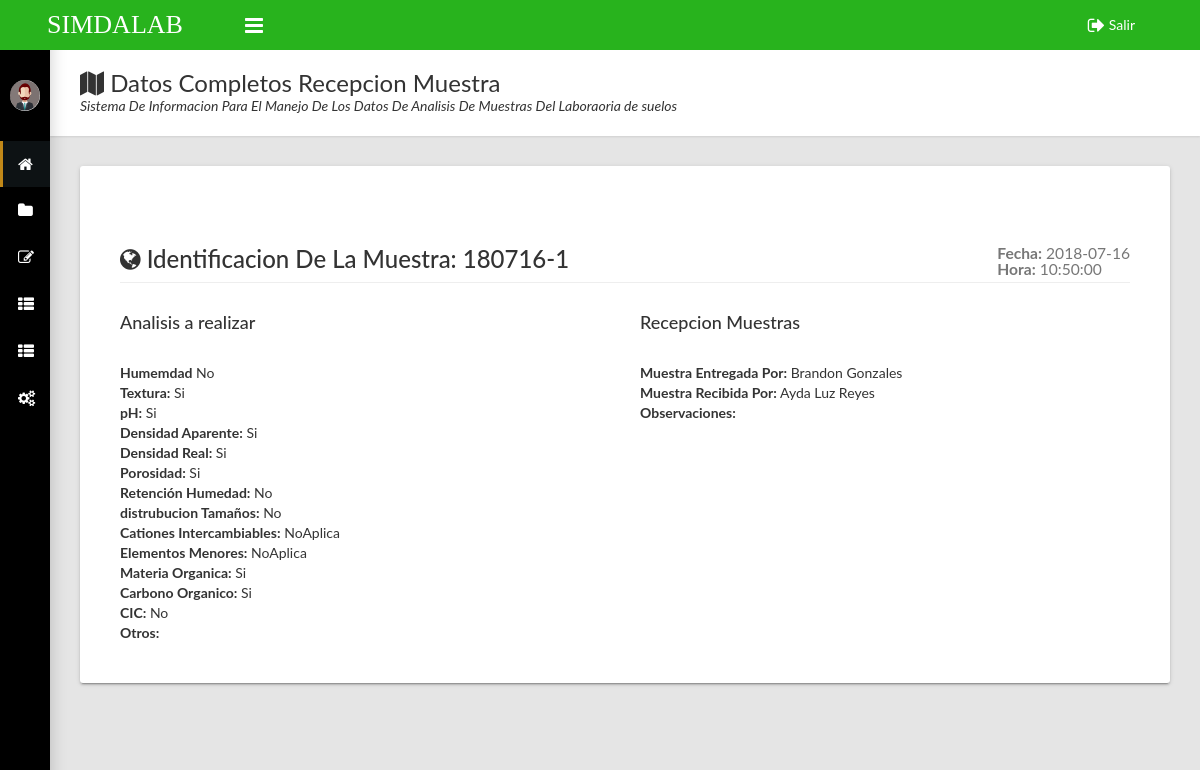
Page /pages/Administrador/consultar/Cons-Recepcion_Muestra/mostrar/most-recepcion.php?id=2 (signed in) on the committed database.
### tables this page shows
CREATE TABLE `recepcion_muestra` (
  `id_Recepcion_Muestra` bigint(20) NOT NULL,
  `Fecha` date NOT NULL,
  `Hora` time NOT NULL,
  `id_Toma_Muestra` bigint(20) NOT NULL,
  `Humedad` varchar(11) NOT NULL,
  `Textura` varchar(11) NOT NULL,
  `ph_Muestra` varchar(11) NOT NULL,
  `densidad_Aderente` varchar(11) NOT NULL,
  `densidad_Real` varchar(11) NOT NULL,
  `porosidad` varchar(11) NOT NULL,
  `retencion_Humedad` varchar(11) NOT NULL,
  `distrubucion_tamanos` varchar(11) NOT NULL,
  `cationes_Intercambiables` varchar(20) NOT NULL,
  `elementos_Menores` varchar(20) NOT NULL,
  `materia_Organica` varchar(11) NOT NULL,
  `carbono_organico` varchar(11) NOT NULL,
  `CIC` varchar(20) NOT NULL,
  `Otros` varchar(20) NOT NULL,
  `muestra_Entregada_Por` varchar(20) NOT NULL,
  `muestra_Recibida_Por` varchar(20) NOT NULL,
  `Observaciones` text NOT NULL
);

CREATE TABLE `toma_muestra` (
  `id_Toma_Muestra` bigint(20) NOT NULL,
  `fecha_Toma` date NOT NULL,
  `Hora` time NOT NULL,
  `id_Ficha` bigint(20) NOT NULL,
  `Proyecto` varchar(100) NOT NULL,
  `id_Instructor` bigint(20) NOT NULL COMMENT 'responsable de la muestra',
  `identificacion_Muestra` varchar(20) NOT NULL,
  `id_Lote` bigint(20) NOT NULL,
  `tipo_Topografia` varchar(30) NOT NULL,
  `profundidad_Muestra` float NOT NULL,
  `Humedad` float NOT NULL,
  `fuerza_penetracion` float NOT NULL,
  `profundidad_Campo` float NOT NULL,
  `Norte` double NOT NULL,
  `Occidente` double NOT NULL,
  `Altura` double NOT NULL,
  `responsable_Toma` varchar(60) NOT NULL,
  `Empresa` varchar(60) NOT NULL,
  `correo_Electronico` varchar(100) NOT NULL,
  `Telefono` varchar(20) NOT NULL,
  `responsable_Recibido` varchar(60) NOT NULL,
  `Observaciones` text NOT NULL
);

### pages/Administrador/consultar/Cons-Recepcion_Muestra/mostrar/most-recepcion.php (the view, shortened to what this page needs)
<?php
if (isset($_SESSION['ADMINISTRADOR']))
{
  include '../../../../../assets/conexion/conexion.php';
?>
<!DOCTYPE html>
<html>
  <head>
    <link rel="stylesheet" type="text/css" href="../../../../../assets/css/main.css">
  </head>
  <body class="sidebar-mini fixed sidebar-collapse">
    <div class="wrapper">
      <header class="main-header hidden-print"><a class="logo" href="../../../index.php">SIMDALAB</a>
        <nav class="navbar navbar-static-top">
          <a class="sidebar-toggle" href="#" data-toggle="offcanvas"></a>
          <div class="navbar-custom-menu">
            <ul class="top-nav">
              <li><a href="../../../../../assets/conexion/cerrar.php"><i class="fa fa-sign-out fa-lg"></i> Salir</a></li>
            </ul>
          </div>
        </nav>
      </header>
      <aside class="main-sidebar hidden-print">
        <section class="sidebar">
          <div class="user-panel">
            <div class="pull-left image"><img class="img-circle" src="../../../../../assets/imagenes/administrador.png" alt="User Image"></div>
          </div>
          <ul class="sidebar-menu">
            <li class="active"><a href="../../index.php"><i class="fa fa-home"></i><span>Inicio</span></a></li>
            <li class="treeview"><a href="#"><i class="fa fa-folder"></i><span>Registrar</span><i class="fa fa-angle-right"></i></a>
                <li class="treeview"><a href="#"><i class="fa fa-edit"></i><span>Ingresar</span><i class="fa fa-angle-right"></i></a>
            </li>
            <li class="treeview"><a href="#"><i class="fa fa-th-list"></i><span>Consultar</span><i class="fa fa-angle-right"></i></a>
            </li>
            <li class="treeview"><a href="#"><i class="fa fa-th-list"></i><span>Consultar</span><i class="fa fa-angle-right"></i></a>
            </li>
            <li class="treeview"><a href="#"><i class="fa fa-gears"></i><span>Configuracion</span><i class="fa fa-angle-right"></i></a>
            </li>
          </ul>
        </section>
      </aside>
      <div class="content-wrapper">
        <div class="page-title">
          <div>
            <h1><i class="fa fa-map"></i> Datos Completos Recepcion Muestra</h1>
            <p>Sistema De Informacion Para El Manejo De Los Datos De Analisis De Muestras Del Laboraoria de suelos</p>
          </div>
        </div>
        <div class="row">
          <div class="col-md-12">
            <div class="card">
              <section class="invoice">
                <?php
                  $id=$_REQUEST['id'];
          $conexion->set_charset('utf8');
          $busqueda="SELECT `id_Recepcion_Muestra`, `Fecha`, recepcion_muestra.Hora, toma_muestra.identificacion_Muestra, recepcion_muestra.Humedad, `Textura`, `ph_Muestra`, `densidad_Aderente`, `densidad_Real`, `porosidad`, `retencion_Humedad`, `distrubucion_tamanos`, `cationes_Intercambiables`, `elementos_Menores`, `materia_Organica`, `carbono_organico`, `CIC`, `Otros`, `muestra_Entregada_Por`, `muestra_Recibida_Por`, recepcion_muestra.Observaciones FROM `recepcion_muestra`
          INNER JOIN toma_muestra on recepcion_muestra.id_Toma_Muestra=toma_muestra.id_Toma_Muestra
WHERE id_Recepcion_Muestra=$id";
          $query=mysqli_query($conexion,$busqueda);
          while ($fila=mysqli_fetch_row($query)){
             ?>
                <div class="row">
                  <div class="col-xs-12">
                    <h3 class="page-header"><i class="fa fa-globe"></i> Identificacion De La Muestra: <?php echo $fila[3] ?>
                      <small class="pull-right">
                        <strong>Fecha:</strong> <?php echo $fila[1] ?>
                        <br>
                        <strong>Hora:</strong> <?php echo $fila[2] ?>
                      </small>
                    </h3>
                  </div>
                </div>
                <div class="row invoice-info">
                  <div class="col-md-6">
                    <h4> Analisis a realizar</h4>
                    <br>
                    <b>Humemdad</b> <?php echo $fila[4] ?>
                    <br>
                    <b>Textura:</b> <?php echo $fila[5] ?>
                    <br>
                    <b>pH:</b> <?php echo $fila[6] ?>
                    <br>
                    <b>Densidad Aparente:</b> <?php echo $fila[7] ?>
                    <br>
                    <b>Densidad Real:</b> <?php echo $fila[8] ?>
                    <br>
                    <b>Porosidad:</b> <?php echo $fila[9] ?>
                    <br>
                    <b>Retención Humedad:</b> <?php echo $fila[10] ?>
                    <br>
                    <b>distrubucion Tamaños:</b> <?php echo $fila[11] ?>
                    <br>
                    <b>Cationes Intercambiables:</b> <?php echo $fila[12] ?>
                    <br>
                    <b>Elementos Menores:</b> <?php echo $fila[13] ?>
                    <br>
                    <b>Materia Organica:</b> <?php echo $fila[14] ?>
                    <br>
                    <b>Carbono Organico:</b> <?php echo $fila[15] ?>
                    <br>
                    <b>CIC:</b> <?php echo $fila[16] ?>
                    <br>
                    <b>Otros:</b> <?php echo $fila[17] ?>
                  </div>
                  <div class="col-md-6">
                    <h4> Recepcion Muestras</h4>
                    <br>
                    <b>Muestra Entregada Por:</b> <?php echo $fila[18] ?>
                    <br>
                    <b>Muestra Recibida Por:</b> <?php echo $fila[19] ?>
                    <br>
                    <b>Observaciones:</b> <?php echo $fila[20] ?>
                  </div>
                </div>
              </section>
                <?php
}
   ?>
            </div>
          </div>
        </div>
      </div>
      </div>
  </body>
</html>
<?php
}
else
{
  echo "<script type='text/javascript'>alert('Acceso Denegado');location='../../../../../index.php?Acceso Denegado'</script>";
}
?>

### rows in the picture
recepcion_muestra: id_Toma_Muestra.identificacion_Muestra "180716-1", Fecha "2018-07-16", Hora "10:50:00", Humedad "No", Textura "Si", ph_Muestra "Si", densidad_Aderente "Si", densidad_Real "Si", porosidad "Si", retencion_Humedad "No", distrubucion_tamanos "No", cationes_Intercambiables "NoAplica", elementos_Menores "NoAplica", materia_Organica "Si", carbono_organico "Si", CIC "No", muestra_Entregada_Por "Brandon Gonzales", muestra_Recibida_Por "Ayda Luz Reyes"
